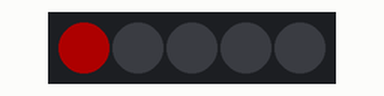
This program was run on a simulated Raspberry Pi Pico running MicroPython. On the bench: 5 RGB LEDs in strip order, left to right. Dim RGB values are drawn brighter than linear; library files of the repository ran but are not shown: neopixel.py.

Above: at 0.1 s.
At 0.6 s:
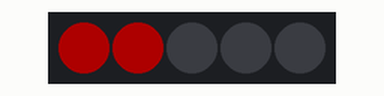
At 1.1 s:
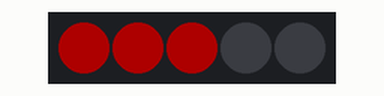
At 1.6 s:
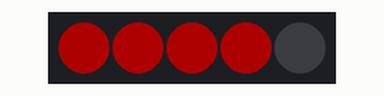
At 2.1 s:
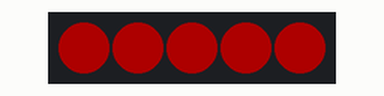
Timing chart, 0 to 40.0 s (numbered marks = the images above):
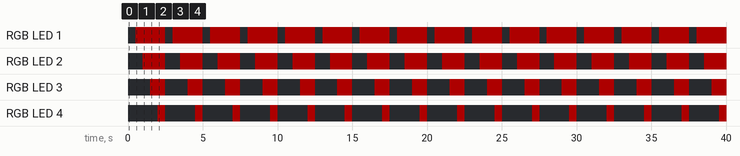

The program:

simple_lights.py
```python
#Example 1 - Control individual LED

from neopixel import Neopixel
import utime
import random
import gc

numpix = 5
strip = Neopixel(numpix, 0, 28, "RGB")

# GRB
green = (255, 0, 0)
orange = (255, 50, 0)
yellow = (255, 100, 0)
red = (0, 255, 0)
blue = (0, 0, 255)
indigo = (100, 0, 90)
violet = (200, 0, 100)
colors_rgb = [red, orange, yellow, green, blue, indigo, violet]

delay = 0.5
strip.brightness(50)
blank = (0,0,0)

while True:

    strip.set_pixel(0, red)
    strip.show()

    utime.sleep(delay)
    strip.set_pixel(1, red)
    strip.show()

    utime.sleep(delay)
    strip.set_pixel(2, red)
    strip.show()

    utime.sleep(delay)
    strip.set_pixel(3, red)
    strip.show()

    utime.sleep(delay)
    strip.set_pixel(4, red)
    strip.show()
    utime.sleep(delay)
    strip.fill((0,0,0))
```

Measured:
- by itself, RGB LED 1: alternates RGB(50, 0, 0) for 2.0 s and off for 0.50 s
- by itself, RGB LED 2: alternates RGB(50, 0, 0) for 1.5 s and off for 1.0 s
- by itself, RGB LED 3: alternates RGB(50, 0, 0) for 1.0 s and off for 1.5 s
- by itself, RGB LED 4: alternates RGB(50, 0, 0) for 0.50 s and off for 2.0 s
- what the display in image 0 shows lasts 0.5 s, from 0.0 s to 0.5 s
